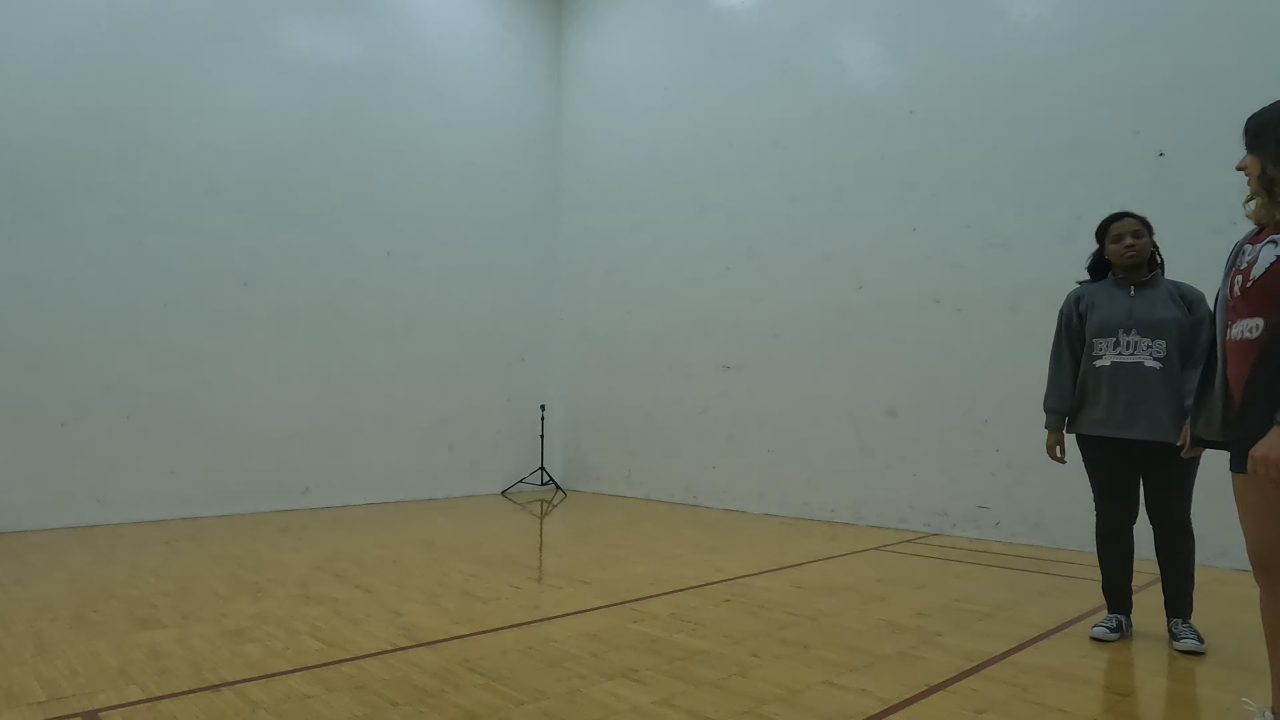
#> input picture frame 3 of videos/GoProVideos/GX010016.MP4, 3840 x 2160 px, given in place of OldProTake1.mp4, which was not available (shown at 1/3 size)
$ python ballTrajectory.py
#> lines starting #> are read from the running program, lines starting #| are printed output that depends on the picture; after the words box and inside, x2 and y2 are one past the last pixel; in counts of white or black regions, pixels touching at a corner belong together; pictures that were not available may be replaced by others from this repository, and a replacement may not be noted
#> further down, frame is the input picture: shape (2160, 3840, 3); mean B, G, R 112.4, 125.4, 117.7
### color_detector.py
#https://pysource.com/2021/10/29/kalman-filter-predict-the-trajectory-of-an-object/
import cv2
import numpy as np


class ColorDetector:
    def __init__(self):
        # Create mask for orange color
        self.low_orange = np.array([11, 128, 90])
        self.high_orange = np.array([179, 255, 255])

    def detect(self, frame):
        hsv_img = cv2.cvtColor(frame, cv2.COLOR_BGR2HSV)
#> hsv_img: shape (2160, 3840, 3); mean H, S, V 62.9, 52.9, 129

        # Create masks with color ranges
        mask = cv2.inRange(hsv_img, self.low_orange, self.high_orange)
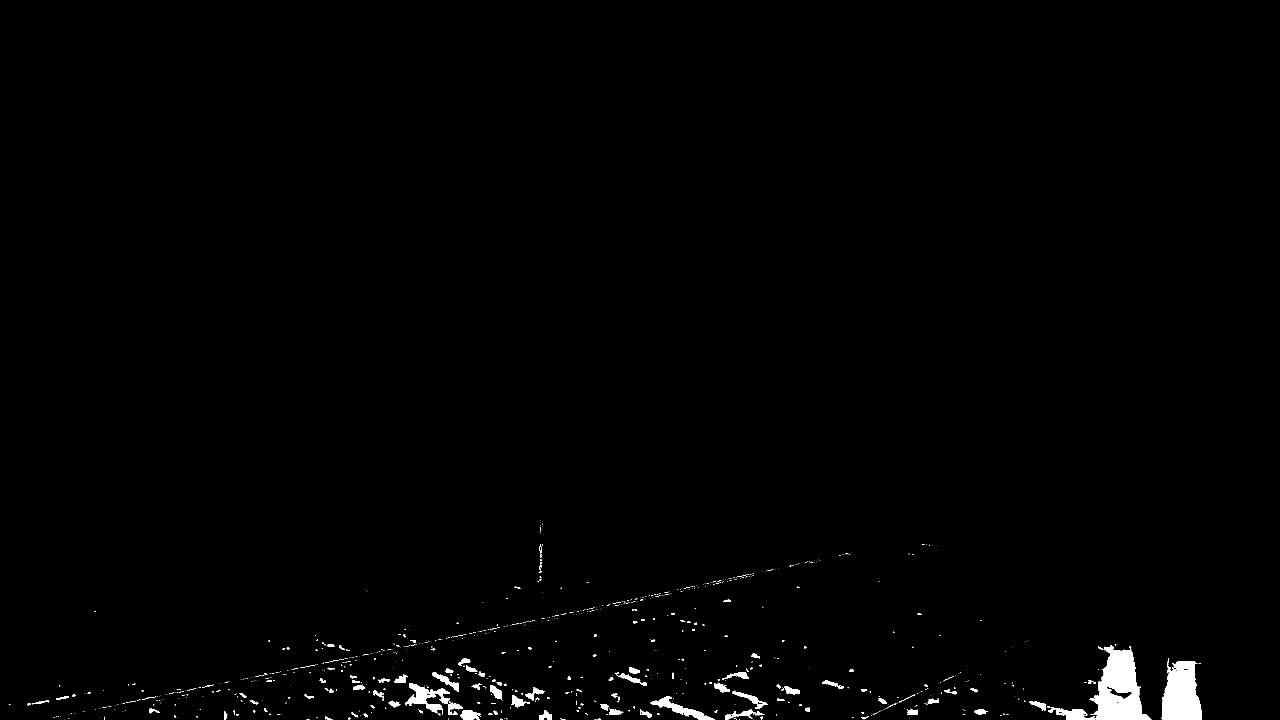
#> mask: shape (2160, 3840) (shown at 1/3 size); 0.93% white; 951 white regions (775 under 20 px)

        # Find Contours
        contours, _ = cv2.findContours(mask, cv2.RETR_TREE, cv2.CHAIN_APPROX_SIMPLE)
#> contours = 1039 contours, 905 with area under 20; largest, box (x1, y1, x2, y2) and area: (3145, 1936, 3454, 2160) 25322, (3485, 1974, 3605, 2160) 16255, (1215, 2049, 1350, 2144) 3774, (1952, 2090, 2145, 2160) 3166, (1381, 2130, 1442, 2160) 1202
        contours = sorted(contours, key=lambda x: cv2.contourArea(x), reverse=True)

        box = (0, 0, 0, 0)
        for cnt in contours:
            (x, y, w, h) = cv2.boundingRect(cnt)
            box = (x, y, x + w, y + h)
            break
#> this loop made 1 pass
#> (x, y, w, h, box) on pass 1: (3145, 1936, 309, 224, (3145, 1936, 3454, 2160))

        return box

### ballTrajectory.py
# importing libraries
import cv2
from color_detector import ColorDetector
import numpy as np

cd = ColorDetector()
# Create a VideoCapture object and read from input file
cap = cv2.VideoCapture('OldProTake1.mp4')

# Check if camera opened successfully
if (cap.isOpened() == False):
    print("Error opening video file")

while (cap.isOpened()):
    ret, frame = cap.read()
    if ret == True:
        yellowBox = cd.detect(frame)
#> yellowBox = (3145, 1936, 3454, 2160)
        print(yellowBox)
#| (3145, 1936, 3454, 2160)
        # Display the resulting frame
        cv2.imshow('Frame', frame)
        # Press Q on keyboard to exit
        if cv2.waitKey(25) & 0xFF == ord('q'):
#> (key q is pressed here)
            break
    else:
        break

cap.release()
cv2.destroyAllWindows()

$ run again, starting later in the video
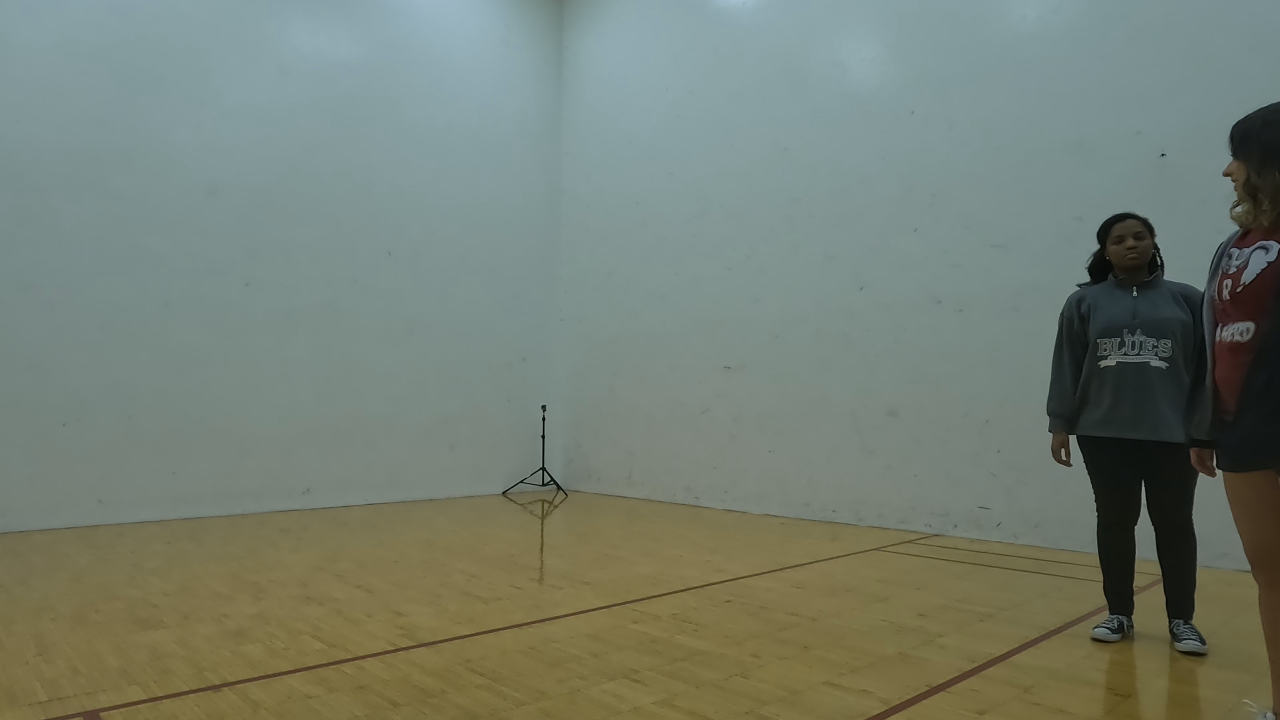
#> input picture frame 16 of videos/GoProVideos/GX010016.MP4, 3840 x 2160 px, given in place of OldProTake1.mp4, which was not available (shown at 1/3 size)
#> frame is the input picture: shape (2160, 3840, 3); mean B, G, R 113.7, 125.9, 116.7
#> hsv_img: shape (2160, 3840, 3); mean H, S, V 65.3, 55.2, 129.5
#> in detect, `mask = cv2.inRange(hsv_img, self.low_orange, self.high_orange)`:
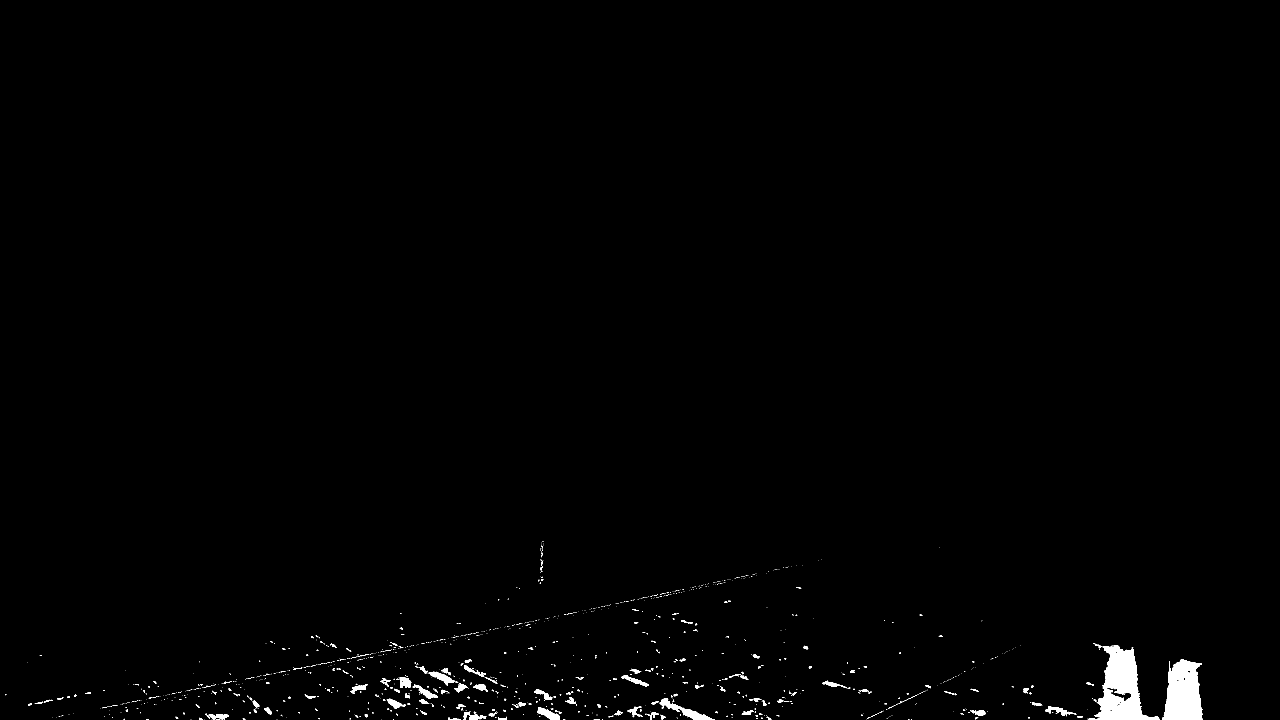
#> mask: shape (2160, 3840) (shown at 1/3 size); 0.81% white; 1164 white regions (967 under 20 px)
#> contours = 1266 contours, 1130 with area under 20; largest, box (x1, y1, x2, y2) and area: (3263, 1935, 3478, 2160) 22177, (3488, 1978, 3608, 2160) 16375, (1978, 2094, 2144, 2160) 2304, (1612, 2122, 1680, 2160) 1197, (3319, 2062, 3396, 2104) 1136
#> the loop in detect, `for cnt in contours:` made 1 pass
#> (x, y, w, h, box) on pass 1: (3263, 1935, 215, 225, (3263, 1935, 3478, 2160))
#> yellowBox = (3263, 1935, 3478, 2160)
#| (3263, 1935, 3478, 2160)

$ run again, starting later in the video
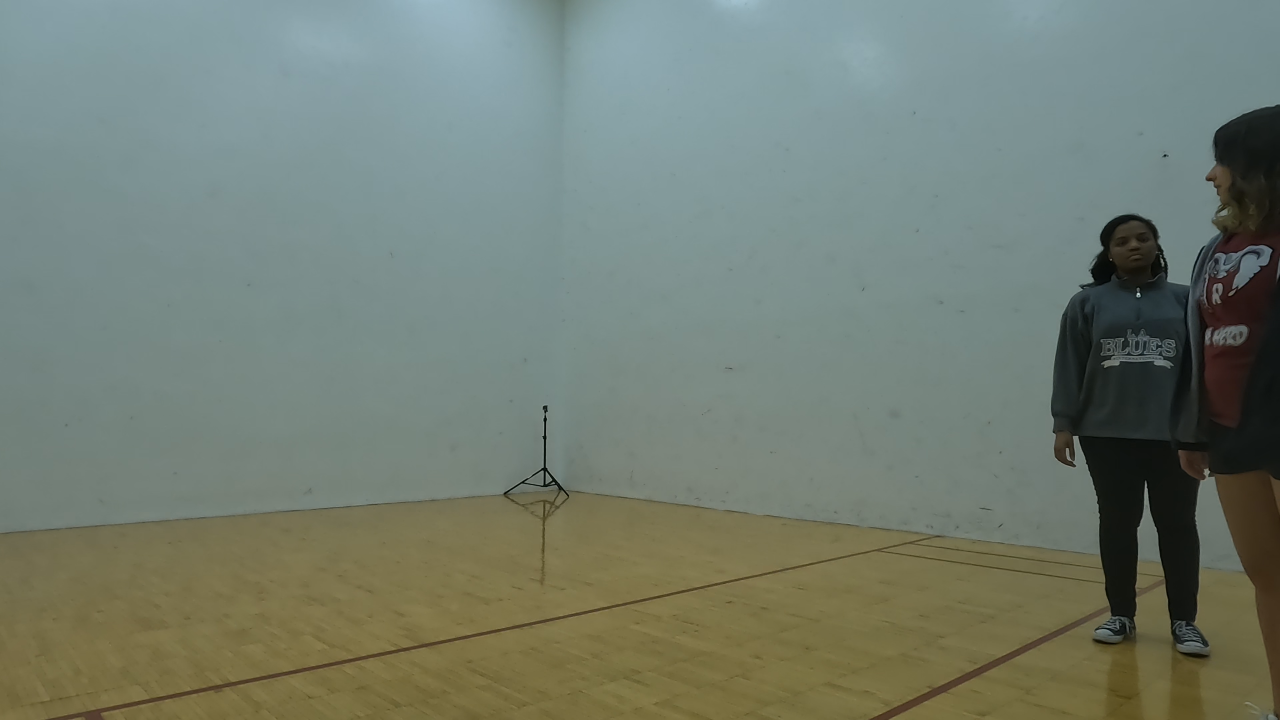
#> input picture frame 29 of videos/GoProVideos/GX010016.MP4, 3840 x 2160 px, given in place of OldProTake1.mp4, which was not available (shown at 1/3 size)
#> frame is the input picture: shape (2160, 3840, 3); mean B, G, R 113.8, 125.6, 115.1
#> hsv_img: shape (2160, 3840, 3); mean H, S, V 66.4, 56.9, 129.1
#> in detect, `mask = cv2.inRange(hsv_img, self.low_orange, self.high_orange)`:
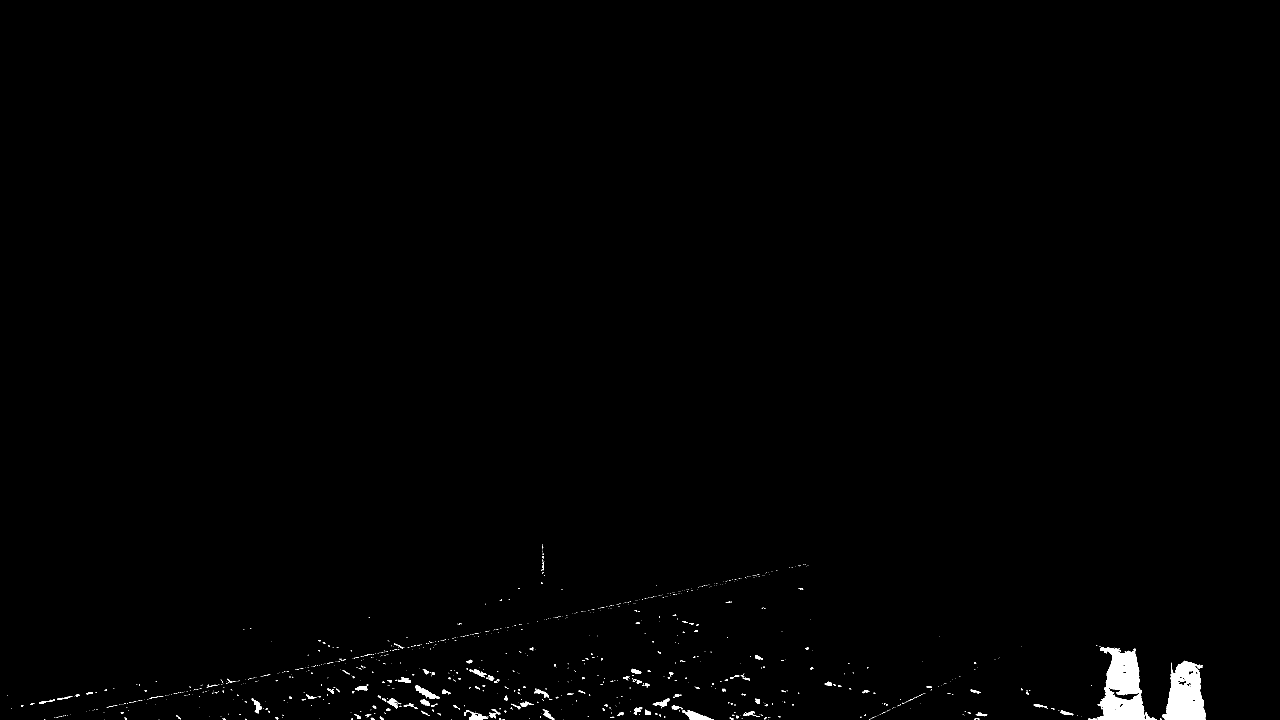
#> mask: shape (2160, 3840) (shown at 1/3 size); 0.65% white; 1018 white regions (862 under 20 px)
#> contours = 1141 contours, 1021 with area under 20; largest, box (x1, y1, x2, y2) and area: (3291, 1941, 3436, 2160) 21112, (3488, 1984, 3618, 2160) 15781, (3325, 2062, 3418, 2102) 1402, (2047, 2131, 2142, 2160) 1142, (1245, 2055, 1319, 2097) 906
#> the loop in detect, `for cnt in contours:` made 1 pass
#> (x, y, w, h, box) on pass 1: (3291, 1941, 145, 219, (3291, 1941, 3436, 2160))
#> yellowBox = (3291, 1941, 3436, 2160)
#| (3291, 1941, 3436, 2160)
